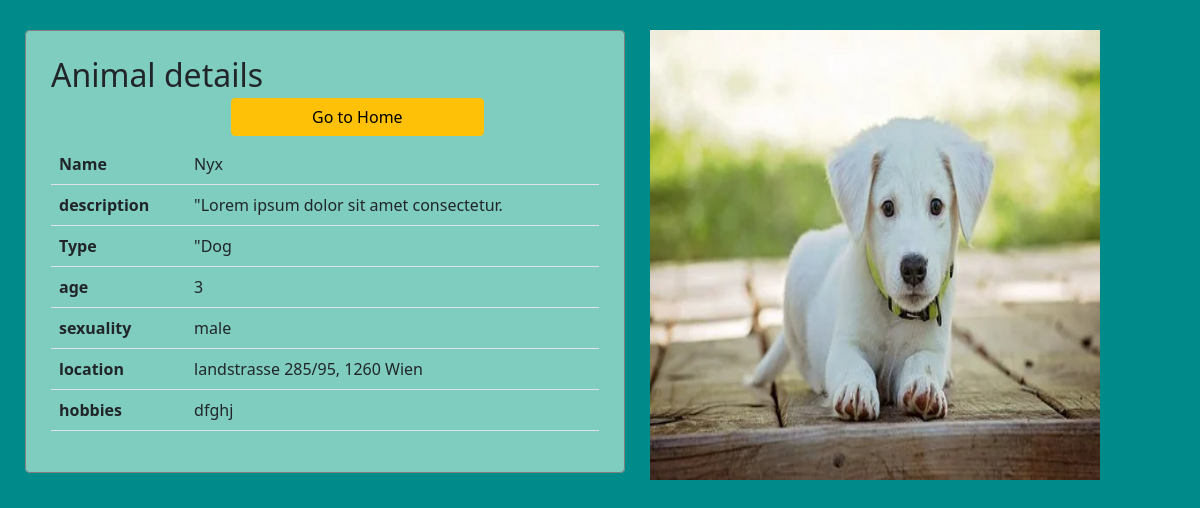
Screenshot of /products/details.php?id=15 with the database file from the repository.
### tables this page shows
CREATE TABLE `animal` (
  `id` int(11) NOT NULL,
  `name` varchar(50) NOT NULL,
  `picture` varchar(50) DEFAULT NULL,
  `description` varchar(200) NOT NULL,
  `type` varchar(50) DEFAULT NULL,
  `age` int(3) NOT NULL,
  `sexuality` enum('male','female') NOT NULL,
  `location` varchar(50) DEFAULT NULL,
  `hobbies` varchar(50) DEFAULT NULL
);

### products/details.php (the view, shortened to what this page needs)
<?php
    require_once "../components/db_connect.php";
    if(isset($_GET["id"])){
        $id = $_GET["id"];
        $spl = "SELECT * FROM animal WHERE id = $id";
        $result = mysqli_query($connect , $spl);
        $row = mysqli_fetch_assoc($result);
    }
?>
<!DOCTYPE html>
<html lang="en" >
   <head>
       <?php require_once '../components/boots.php'?>
   </head>
   <body>
       <div class="prodet">
            <fieldset>
                <legend class='h2'> Animal details  <a class= 'btn btn-warning' href="index.php" >Go to Home</a></legend>
                    <table  class='table'>
                        <tr>
                            <th>Name</th>
                            <td> <?= $row["name"] ?> </td>
                        </tr>
                        <tr>
                            <th>description</th>
                            <td>"<?= $row["description"] ?></td>
                        </tr>
                        <tr>
                            <th>Type</th>
                            <td>"<?= $row["type"] ?></td>
                        </tr>
                        <tr>
                            <th>age</th>
                            <td><?= $row["age"] ?> </td>
                        </tr>
                        <tr>
                            <th>sexuality</th>
                            <td><?= $row["sexuality"] ?></td>
                        </tr>
                        <tr>
                            <th>location</th>
                            <td><?= $row["location"] ?></td>
                        </tr>
                        <tr>
                            <th>hobbies</th>
                            <td><?= $row["hobbies"] ?></td>
                        </tr>
                    </table>
            </fieldset>
            <div class="foto">
             <img src='../pictuers/<?= $row["picture"] ?>' width='450'  height='450'>
            </div>
       </div>
   </body>
</html>

### rows the page displays
animal: name "Nyx", description "Lorem ipsum dolor sit amet consectetur.", type "Dog", age "3", sexuality "male", location "landstrasse 285/95, 1260 Wien", hobbies "dfghj", picture (picture)
